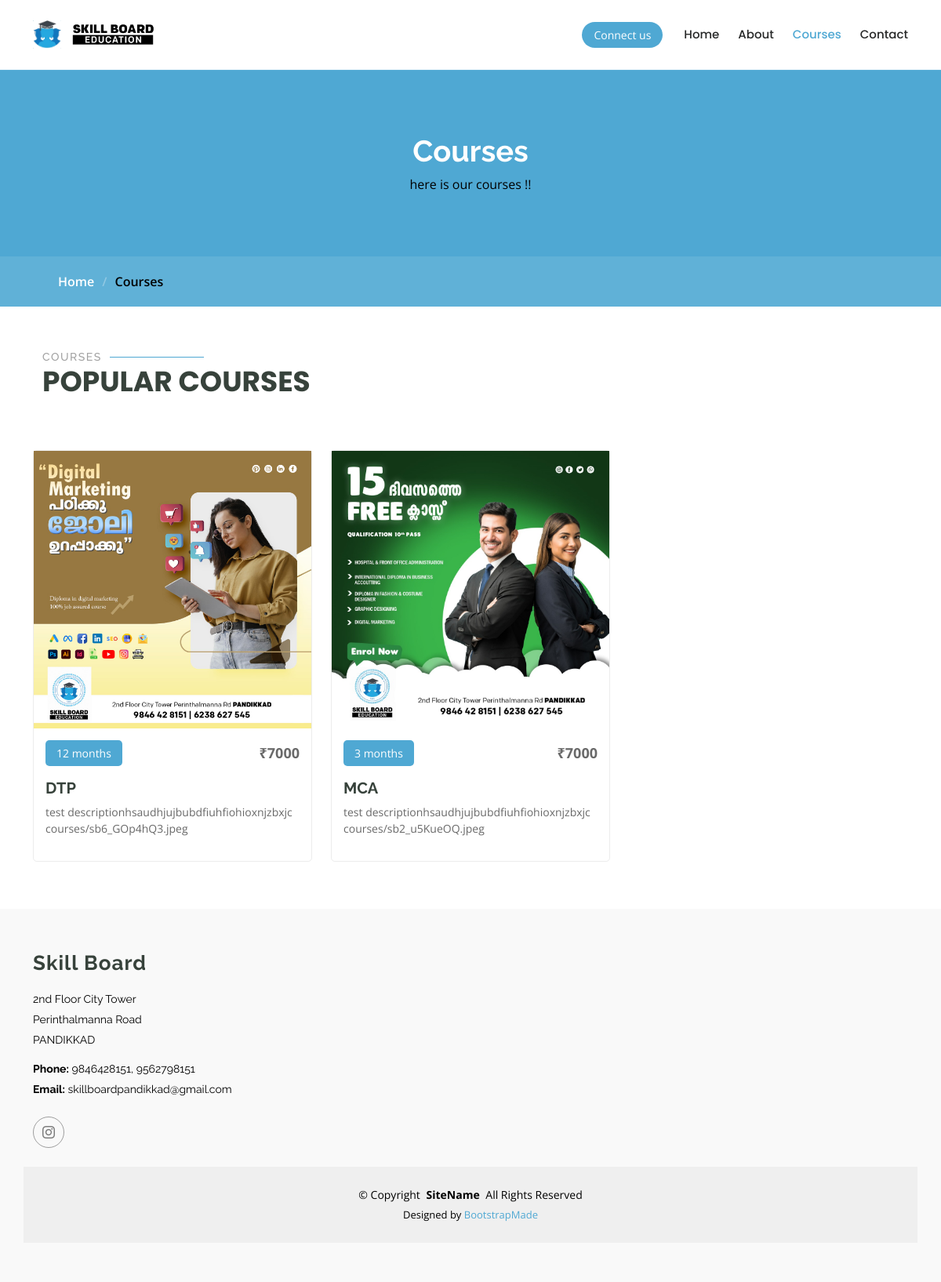
/course/, run on an earlier commit of the app's database.
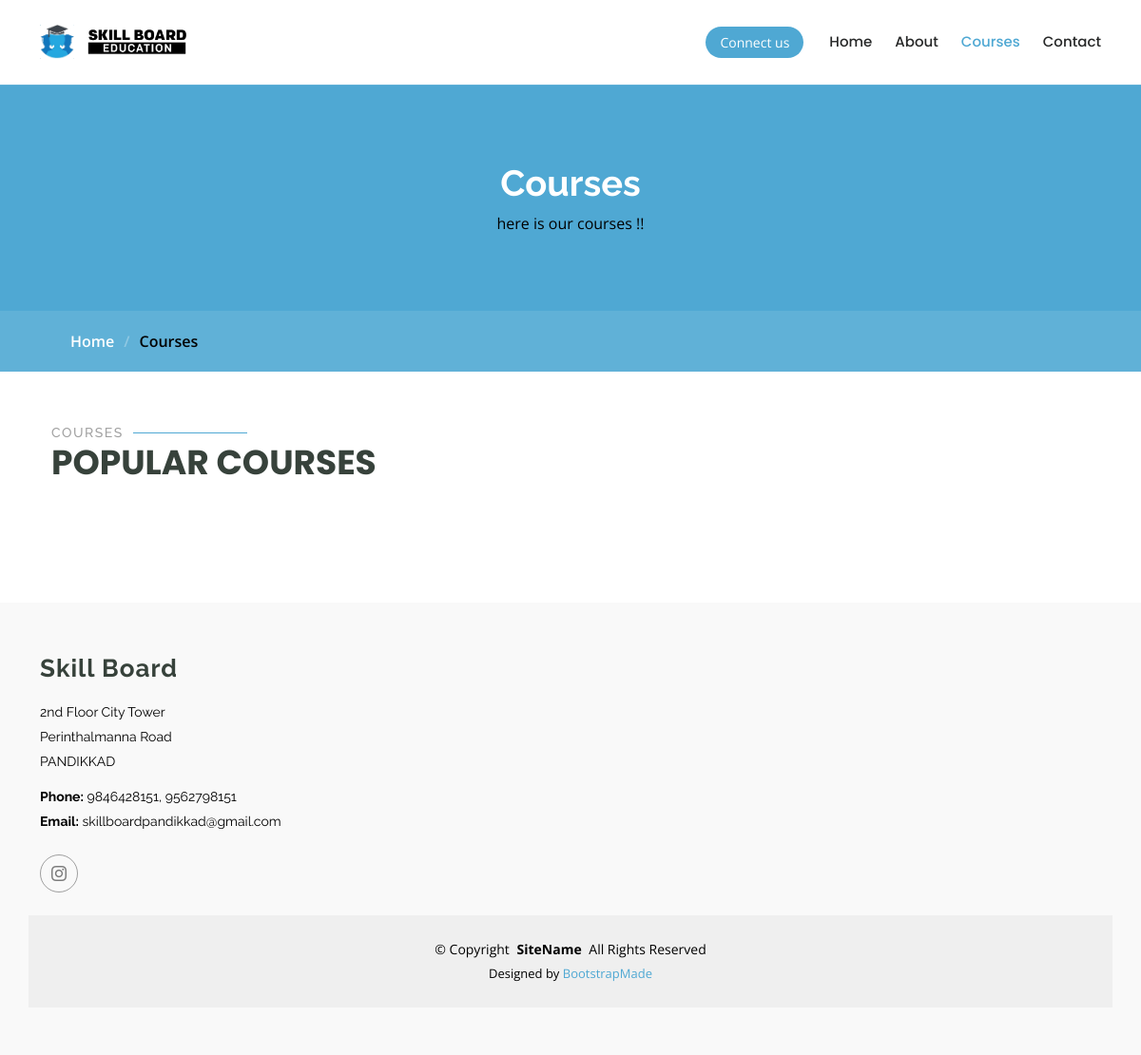
And on a later commit of the database.
### adminapp/models.py (models this page shows, shortened)
class Course(models.Model):
    name = models.CharField(max_length=50)
    duration = models.CharField(max_length=50)
    fee = models.IntegerField()
    photo = models.ImageField(upload_to='courses',null=True)
    description = models.CharField(max_length=50,null=True)

### userapp/views.py (the view)
# urls.py: path('course/',course,name='course')
def course(request):
    about = Home.objects.all()
    courses = Course.objects.all()
    context = {
        'courses':courses,
        'about':about
    }
    return render(request,'courses.html',context=context)

### templates/courses.html (shortened to what this page needs)
<!DOCTYPE html>
<html lang="en">
{% load static %}
<head>
  <link href="{% static 'assets/vendor/bootstrap/css/bootstrap.min.css' %}" rel="stylesheet">
  <link href="{% static 'assets/vendor/bootstrap-icons/bootstrap-icons.css' %}" rel="stylesheet">
  <link href="{% static 'assets/vendor/aos/aos.css' %}" rel="stylesheet">
  <link href="{% static 'assets/vendor/glightbox/css/glightbox.min.css' %}" rel="stylesheet">
  <link href="{% static 'assets/vendor/swiper/swiper-bundle.min.css' %}" rel="stylesheet">
  <link href="{% static 'assets/css/main.css' %}" rel="stylesheet">
</head>
<body>
  <header id="header" class="header d-flex align-items-center sticky-top">
    <div class="container-fluid container-xl position-relative d-flex align-items-center">
      <a href="index.html" class="logo d-flex align-items-center me-auto">
        <img src="{% static 'assets/img/LOGO-head.png' %}" alt="" >
        <img src="{% static 'assets/img/LOGO-foot.png' %}" alt="" >
      </a>
      <nav id="navmenu" class="navmenu">
        <ul>
          <li><a href="{% url 'home' %}" class="">Home</a></li>
          <li><a href="{% url 'about' %}" >About</a></li>
          <li><a href="{% url 'course' %}" class="active">Courses</a></li>
          <li><a href="{% url 'contact' %}">Contact</a></li>
        </ul>
      </nav>
      <a class="btn-getstarted" href="{% url 'contact' %}">Connect us</a>
    </div>
  </header>
  <main class="main">
    <div class="page-title" data-aos="fade">
      <div class="heading">
        <div class="container">
          <div class="row d-flex justify-content-center text-center">
            <div class="col-lg-8">
              <h1>Courses</h1>
              <p class="mb-0">here is our courses !!</p>
            </div>
          </div>
        </div>
      </div>
      <nav class="breadcrumbs">
        <div class="container">
          <ol>
            <li><a href="index.html">Home</a></li>
            <li class="current">Courses</li>
          </ol>
        </div>
      </nav>
    </div>
    <section id="courses-list" class="section courses-list">
      <div class="container">
        <div class="container section-title" data-aos="fade-up">
          <h2>Courses</h2>
          <p class="">Popular Courses</p>
        </div>
        <div class="row">
          {% for course in courses %}
          <div class="col-lg-4 col-md-6 d-flex align-items-stretch" data-aos="zoom-in" data-aos-delay="{{ forloop.counter }}">
            <div class="course-item">
              <img src="/media/{{course.photo}}" class="img-fluid" alt="...">
              <div class="course-content">
                <div class="d-flex justify-content-between align-items-center mb-3">
                  <p class="category">{{ course.duration }} months</p>
                  <p class="price">₹{{ course.fee }}</p>
                </div>
                <h3><a href="{{ course.url }}">{{ course.name }}</a></h3>
                <p class="description">{{ course.description }} <br>{{course.photo}}</p>
              </div>
            </div>
          </div>
          {% endfor %}
        </div>
      </div>
    </section>
  </main>
  <footer id="footer" class="footer position-relative">
    <div class="container footer-top">
      <div class="row gy-4">
        <div class="col-lg-4 col-md-6 footer-about">
          <a href="index.html" class="logo d-flex align-items-center">
            <span class="">Skill Board</span>
          </a>
          <div class="footer-contact pt-3">
            <p>2nd Floor City Tower</p>
            <p>Perinthalmanna Road</p>
            <p>PANDIKKAD</p>
            <p class="mt-3"><strong>Phone:</strong> <span>9846428151, 9562798151</span></p>
            <p><strong>Email:</strong> <span>skillboardpandikkad@gmail.com</span></p>
          </div>
          <div class="social-links d-flex mt-4">
            <a href="https://www.instagram.com/skill_board_pandikkad/?hl=en"><i class="bi bi-instagram"></i></a>
          </div>
        </div>
      </div>
    </div>
    <div class="container copyright text-center mt-4">
      <p>© <span>Copyright</span> <strong class="px-1">SiteName</strong> <span>All Rights Reserved</span></p>
      <div class="credits">
        Designed by <a href="https://bootstrapmade.com/">BootstrapMade</a>
      </div>
    </div>
  </footer>
</body>
</html>

What changed in the data, as far as the page shows it:
removed Course: photo (picture), duration "12", fee "7000", name "DTP", description "test descriptionhsaudhjujbubdfiuhfiohioxnjzbxjc", photo "courses/sb6_GOp4hQ3.jpeg"
removed Course: photo (picture), duration "3", fee "7000", name "MCA", description "test descriptionhsaudhjujbubdfiuhfiohioxnjzbxjc", photo "courses/sb2_u5KueOQ.jpeg"
